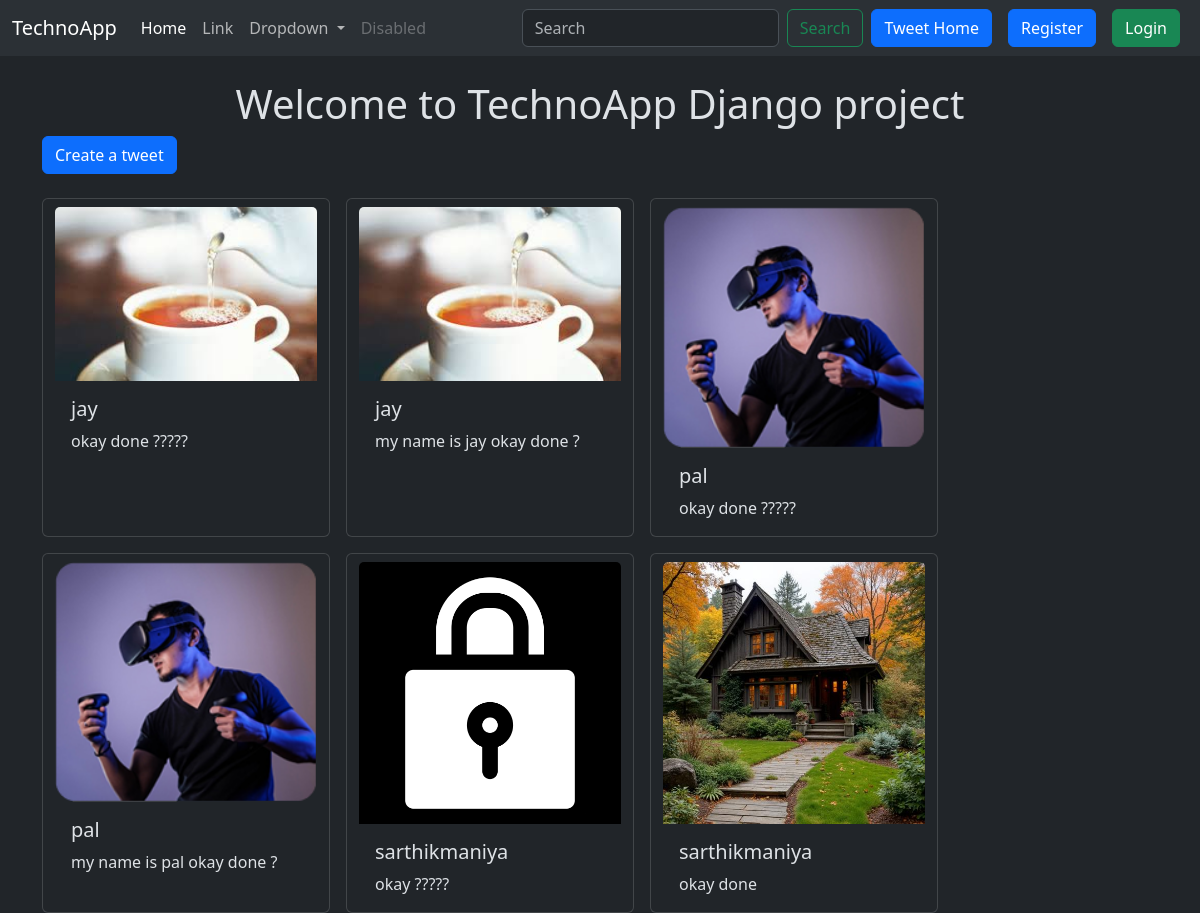
Screenshot of /tweet/ with the database file from the repository.
### tweet/models.py (models this page shows, shortened)
class Tweet(models.Model):
    user = models.ForeignKey(User, on_delete=models.CASCADE)
    text = models.TextField(max_length=240)
    photo = models.ImageField(upload_to='photos/', blank=True, null=True)
    created_at =  models.DateTimeField(auto_now_add=True)
    updated_at = models.DateTimeField(auto_now=True)

### tweet/views.py (the view)
# urls.py: path('', views.tweet_list, name='tweet_list'),
def tweet_list(request):
    tweets = Tweet.objects.all().order_by('-created_at')
    return render(request, 'tweet_list.html', {'tweets':tweets})

### tweet/templates/tweet_list.html (shortened to what this page needs)
{% extends "layout.html" %}
{% block content %}
<h1 class="text-center mt-4">Welcome to TechnoApp Django project</h1>
<a class="btn btn-primary mb-4" href="{% url 'tweet_create' %}">Create a tweet</a>
<div class="container row gap-3">
    {% for tweet in tweets %}
        <div class="card" style="width: 18rem;">
            <img src="{{tweet.photo.url}}" class="card-img-top mt-2" alt="...">
            <div class="card-body">
                <h5 class="card-title">{{tweet.user.username}}</h5>
                <p class="card-text">{{tweet.text}}</p>
            </div>
        </div>
    {% endfor %}
</div>
{% endblock %}

### templates/layout.html (shortened to what this page needs)
{% load static %}
<!DOCTYPE html>
<html lang="en" data-bs-theme="dark">
  <head>
    <link
      href="https://cdn.jsdelivr.net/npm/bootstrap@5.3.6/dist/css/bootstrap.min.css"
      rel="stylesheet"
    />
  </head>
  <body>
    <nav class="navbar navbar-expand-lg bg-body-tertiary">
      <div class="container-fluid">
        <a class="navbar-brand" href="#">TechnoApp</a>
        <div class="collapse navbar-collapse" id="navbarSupportedContent">
          <ul class="navbar-nav me-auto mb-2 mb-lg-0">
            <li class="nav-item">
              <a class="nav-link active" aria-current="page" href="#">Home</a>
            </li>
            <li class="nav-item">
              <a class="nav-link" href="#">Link</a>
            </li>
            <li class="nav-item dropdown">
              <a
                class="nav-link dropdown-toggle"
                href="#"
                role="button"
                data-bs-toggle="dropdown"
                aria-expanded="false"
              >
                Dropdown
              </a>
            </li>
            <li class="nav-item">
              <a class="nav-link disabled" aria-disabled="true">Disabled</a>
            </li>
          </ul>
          <form class="d-flex" role="search">
            <input
              class="form-control me-2"
              type="search"
              placeholder="Search"
              aria-label="Search"
            />
            <button class="btn btn-outline-success" type="submit">
              Search
            </button>
          </form>
          <a href="{% url 'tweet_list' %}" class="btn btn-primary mx-2">Tweet Home</a>
          {% if user.is_authenticated %}
          <form method="post" action="{% url 'logout' %}">
            {% csrf_token %}
            <button class="btn btn-danger" type='submit'>Logout</button>
          </form>
          {% else %}
          <a href="{% url 'register' %}" class="btn btn-primary mx-2">Register</a>
          <a href="{% url 'login' %}" class="btn btn-success mx-2">Login</a>
          {% endif %}
        </div>
      </div>
    </nav>
    <div class="container">
        {% block content %}
        {% endblock %}
    </div>
  </body>
</html>

### rows the page displays
Tweet: photo (picture), user.username "jay", text "okay done ?????"
Tweet: photo (picture), user.username "jay", text "my name is jay okay done ?"
Tweet: photo (picture), user.username "pal", text "okay done ?????"
Tweet: photo (picture), user.username "pal", text "my name is pal okay done ?"
Tweet: photo (picture), user.username "sarthikmaniya", text "okay ?????"
Tweet: photo (picture), user.username "sarthikmaniya", text "okay done"
